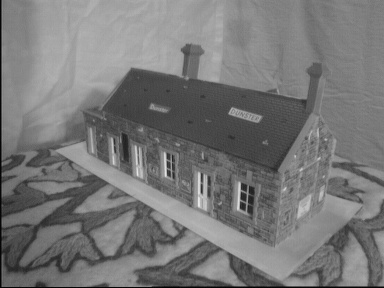
#> input picture reconstruction/house1.jpg, 384 x 288 px
$ python triangulate.py
#> lines starting #> are read from the running program, lines starting #| are printed output that depends on the picture; long printed decimals are rounded
import numpy as np
import cv2

def triangulate(matchpoints1, matchpoints2, camera1, camera2):
    result = cv2.triangulatePoints(camera1, camera2, matchpoints1.T, matchpoints2.T).T
    result /= result[:, 3].reshape(-1, 1)
    return result[:, :3]

def FMatrix(matchepoints1, matchpoints2):
    """
    # Own implementation does not work correctly

    A = np.array([[x*x_prime, x*y_prime, x, x_prime*y, y*y_prime, y, x_prime, y_prime, 1] for x, y, x_prime, y_prime in matches])
    u, d, v = np.linalg.svd(A)
    F = v[:, v.shape[1]-1].reshape(3, 3)
    u, d, v = np.linalg.svd(F)
    d[2] = 0
    F = u.dot(np.diag(d)).dot(v)
    F /= F[2, 2]
    return F
    """
    return cv2.findFundamentalMat(matchepoints1, matchpoints2)[0]

def visualize_matches(points):
    import matplotlib.pyplot as plt
    from mpl_toolkits.mplot3d import Axes3D

    fig = plt.figure()
    ax = fig.add_subplot(111, projection="3d")
    ax.scatter(points[:, 0], points[:, 1], points[:, 2], c="black", s=0.5)
    fig.show()

def load_data(img1_path, img2_path, matches_path, camera1_path, camera2_path):
#> called with img1_path = 'house1.jpg', img2_path = 'house2.jpg', matches_path = 'house_matches.txt', camera1_path = 'house1_camera.txt', camera2_path = 'house2_camera.txt'
    img1 = cv2.imread(img1_path)
#> img1 is the input picture: shape (288, 384, 3); min 0, max 232, mean 119.2
    img2 = cv2.imread(img2_path)
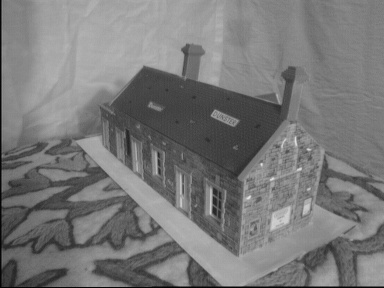
#> input picture reconstruction/house2.jpg, 384 x 288 px
#> img2 is the input picture: shape (288, 384, 3); min 0, max 229, mean 120.7
    matches = np.loadtxt(matches_path)
    camera1 = np.loadtxt(camera1_path)
    camera2 = np.loadtxt(camera2_path)
    return img1, img2, matches, camera1, camera2

if __name__ == "__main__":
    import argparse
    parser = argparse.ArgumentParser(formatter_class=argparse.ArgumentDefaultsHelpFormatter,
        description="")
    parser.add_argument("--img1", default="house1.jpg", type=str, help="")
    parser.add_argument("--img2", default="house2.jpg", type=str, help="")
    parser.add_argument("--matches", default="house_matches.txt", type=str, help="")
    parser.add_argument("--camera1", default="house1_camera.txt", type=str, help="")
    parser.add_argument("--camera2", default="house2_camera.txt", type=str, help="")
    args = parser.parse_args()

    img1, img2, matches, camera1, camera2 = load_data(args.img1, args.img2, args.matches, args.camera1, args.camera2)
#> matches = 168 rows, first 6: [260.7, 116.6, 238.1, 120.5], [228.9, 113.5, 211.1, 115.6], [131.4, 68.03, 143.7, 66.01], [203, 158.6, 182.4, 159.3], [221.2, 201.9, 196.5, 204.5], [218.4, 203.8, 195.1, 206.2]; camera1 = [[16.11, 13.7, -67.35, -188.4], [0.829, -61.26, -27.99, -7.42], [0.167, -0.0457, -0.0848, 0.565]]; camera2 = [[10.57, 4.08, -22.54, -59.59], [0.318, -21.62, -9.88, -2.71], [0.0611, -0.0207, -0.0207, 0.252]]

    matchpoints1 = np.array([x[:2] for x in matches])
#> matchpoints1 = 168 pairs, first value 11.15 to 367.9, second value 44.14 to 265.9
    matchpoints2 = np.array([x[2:] for x in matches])
#> matchpoints2 = 168 pairs, first value 12.46 to 368.1, second value 44.06 to 274.2

    F = FMatrix(matchpoints1, matchpoints2)
#> F = [[1.05e-06, -7.28e-05, -0.00125], [-8.96e-05, 2.6e-05, 0.302], [0.00237, -0.284, 1]]
    print("Fundamental matrix:\n{}".format(F))
#| Fundamental matrix:
#| [[ 1.05487347e-06 -7.28352895e-05 -1.25302434e-03]
#|  [-8.96049963e-05  2.60342177e-05  3.02001165e-01]
#|  [ 2.36806571e-03 -2.83624212e-01  1.00000000e+00]]

    points1 = np.concatenate((matches[:, :2], np.ones((matches.shape[0], 1))), axis=1)
#> points1 = 168 rows, first 8: [260.7, 116.6, 1], [228.9, 113.5, 1], [131.4, 68.03, 1], [203, 158.6, 1], [221.2, 201.9, 1], [218.4, 203.8, 1], [204.3, 239.4, 1], [122.1, 133.3, 1]
    points2 = np.concatenate((matches[:, 2:], np.ones((matches.shape[0], 1))), axis=1)
#> points2 = 168 rows, first 8: [238.1, 120.5, 1], [211.1, 115.6, 1], [143.7, 66.01, 1], [182.4, 159.3, 1], [196.5, 204.5, 1], [195.1, 206.2, 1], [173, 240.2, 1], [126.1, 129.2, 1]
    L = np.dot(F, points1.T)
    errors = np.diag(points2.dot(L))
#> errors = 168 values, max 0.8 at index 62, min -0.464 at index 155, mean 0.0351
    residual = sum(errors)
#> residual = 5.89
    print(residual)
#| 5.890

    world_points = triangulate(matchpoints1, matchpoints2, camera1, camera2)
#> in triangulate, `result = cv2.triangulatePoints(camera1, camera2, matchpoints1.T, match..`: result = 168 rows, first 6: [0.238, -0.175, 0.942, -0.16], [0.194, -0.159, 0.953, -0.169], [-0.228, -0.154, 0.939, -0.207], [0.22, -0.0478, 0.959, -0.175], [0.254, 0.0214, 0.953, -0.163], [0.244, 0.0321, 0.955, -0.163]
#> in triangulate, `result /= result[:, 3].reshape(-1, 1)`: result = 168 rows, first 6: [-1.49, 1.09, -5.9, 1], [-1.15, 0.937, -5.63, 1], [1.1, 0.742, -4.53, 1], [-1.26, 0.273, -5.47, 1], [-1.56, -0.131, -5.84, 1], [-1.49, -0.197, -5.86, 1]
#> world_points = 168 rows, first 8: [-1.49, 1.09, -5.9], [-1.15, 0.937, -5.63], [1.1, 0.742, -4.53], [-1.26, 0.273, -5.47], [-1.56, -0.131, -5.84], [-1.49, -0.197, -5.86], [-1.83, -0.545, -5.66], [0.315, -0.228, -4.62]
    visualize_matches(world_points)
#> in visualize_matches, `fig.show()`:
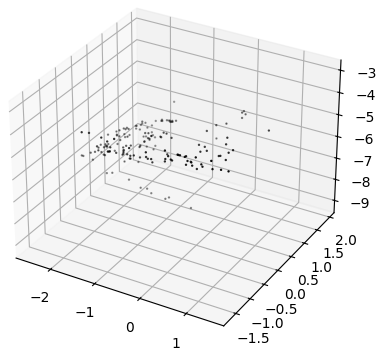
#> figure drawn by matplotlib, 1 panel
